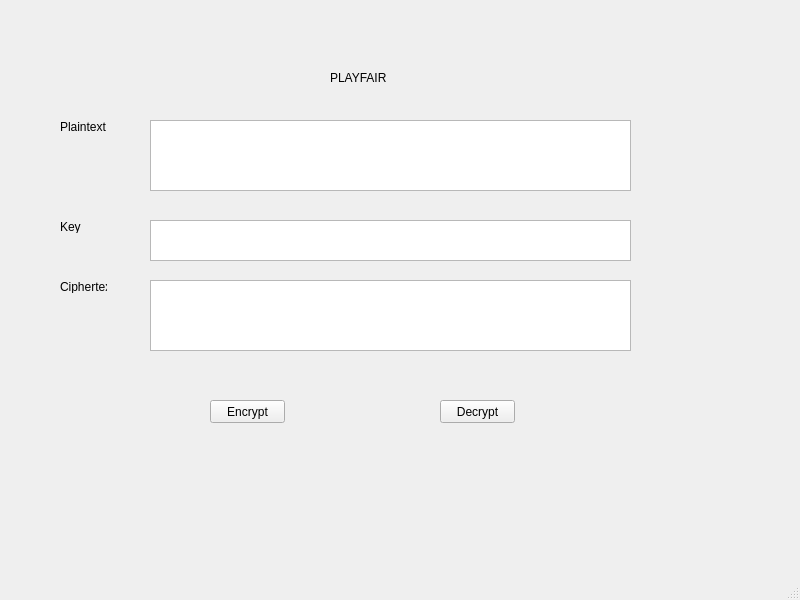
<?xml version="1.0" encoding="UTF-8"?>
<ui version="4.0">
 <class>MainWindow</class>
 <widget class="QMainWindow" name="MainWindow">
  <property name="geometry">
   <rect>
    <x>0</x>
    <y>0</y>
    <width>800</width>
    <height>600</height>
   </rect>
  </property>
  <property name="windowTitle">
   <string>MainWindow</string>
  </property>
  <widget class="QWidget" name="centralwidget">
   <widget class="QLabel" name="label">
    <property name="geometry">
     <rect>
      <x>330</x>
      <y>70</y>
      <width>61</width>
      <height>16</height>
     </rect>
    </property>
    <property name="text">
     <string>PLAYFAIR</string>
    </property>
   </widget>
   <widget class="QLabel" name="label_2">
    <property name="geometry">
     <rect>
      <x>60</x>
      <y>120</y>
      <width>47</width>
      <height>13</height>
     </rect>
    </property>
    <property name="text">
     <string>Plaintext</string>
    </property>
   </widget>
   <widget class="QLabel" name="label_3">
    <property name="geometry">
     <rect>
      <x>60</x>
      <y>220</y>
      <width>47</width>
      <height>13</height>
     </rect>
    </property>
    <property name="text">
     <string>Key</string>
    </property>
   </widget>
   <widget class="QLabel" name="label_4">
    <property name="geometry">
     <rect>
      <x>60</x>
      <y>280</y>
      <width>47</width>
      <height>13</height>
     </rect>
    </property>
    <property name="text">
     <string>Ciphertext</string>
    </property>
   </widget>
   <widget class="QTextEdit" name="txt_plain_text">
    <property name="geometry">
     <rect>
      <x>150</x>
      <y>120</y>
      <width>481</width>
      <height>71</height>
     </rect>
    </property>
   </widget>
   <widget class="QTextEdit" name="txt_cipher_text">
    <property name="geometry">
     <rect>
      <x>150</x>
      <y>280</y>
      <width>481</width>
      <height>71</height>
     </rect>
    </property>
   </widget>
   <widget class="QTextEdit" name="txt_key_text">
    <property name="geometry">
     <rect>
      <x>150</x>
      <y>220</y>
      <width>481</width>
      <height>41</height>
     </rect>
    </property>
   </widget>
   <widget class="QPushButton" name="pushButton">
    <property name="geometry">
     <rect>
      <x>210</x>
      <y>400</y>
      <width>75</width>
      <height>23</height>
     </rect>
    </property>
    <property name="text">
     <string>Encrypt</string>
    </property>
   </widget>
   <widget class="QPushButton" name="pushButton_2">
    <property name="geometry">
     <rect>
      <x>440</x>
      <y>400</y>
      <width>75</width>
      <height>23</height>
     </rect>
    </property>
    <property name="text">
     <string>Decrypt</string>
    </property>
   </widget>
  </widget>
  <widget class="QMenuBar" name="menubar">
   <property name="geometry">
    <rect>
     <x>0</x>
     <y>0</y>
     <width>800</width>
     <height>26</height>
    </rect>
   </property>
  </widget>
  <widget class="QStatusBar" name="statusbar"/>
 </widget>
 <resources/>
 <connections/>
</ui>
